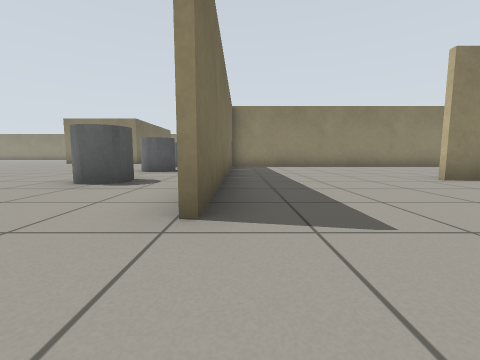
View 1 (above)

24 first-person views from a walk through a Gazebo world. The camera is 0.5 m above the floor, tilts 6° down and sees 90° across. The floor is counted in squares, 1 m on a side. Each view is taken from the middle of a square. On the plan, view 1 faces up. The plan holds only what a view shows up to about 9 squares ahead; the rest is blank. The place goes on beyond the plan.

View 2
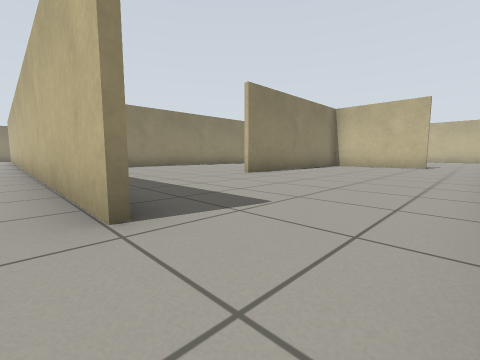

View 3
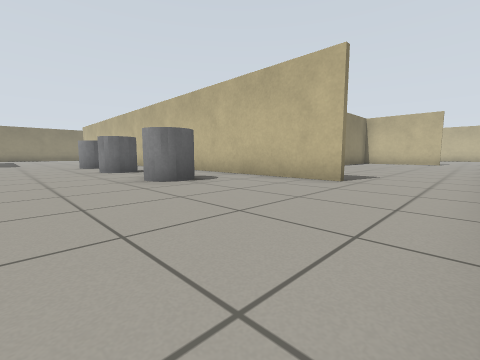

View 4
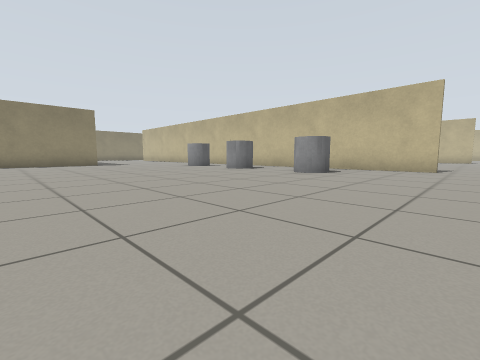

View 5
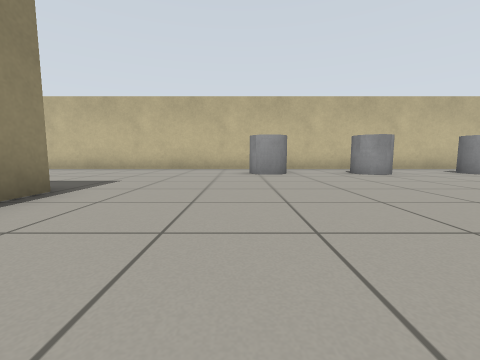

View 6
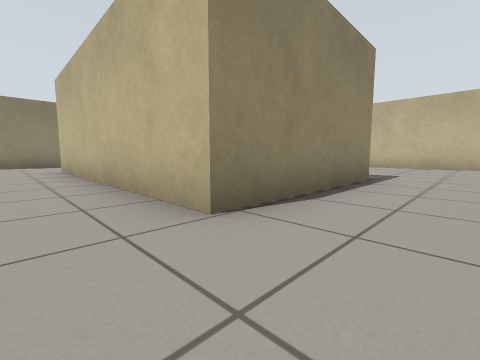

View 7
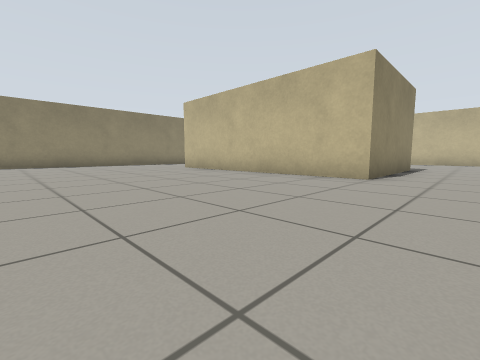

View 8
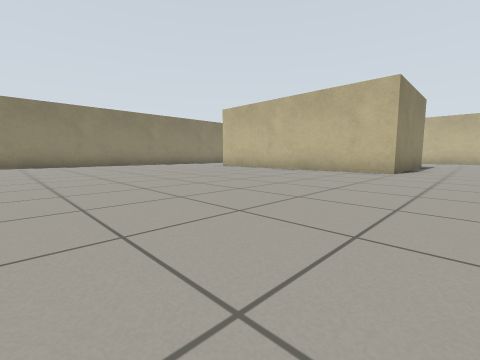

View 9
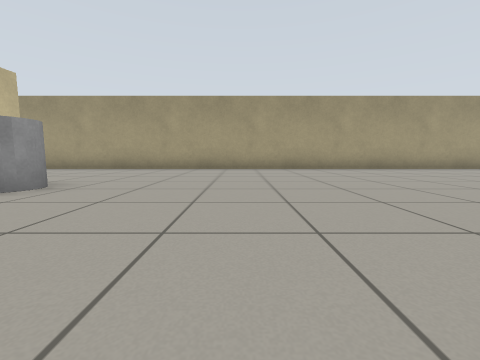

View 10
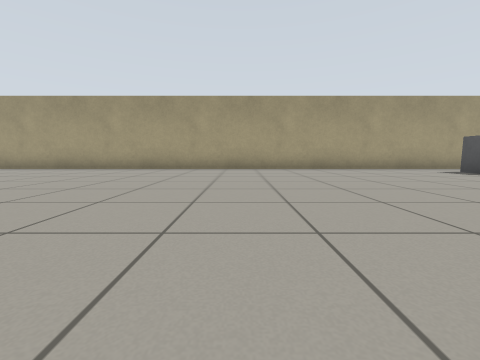

View 11
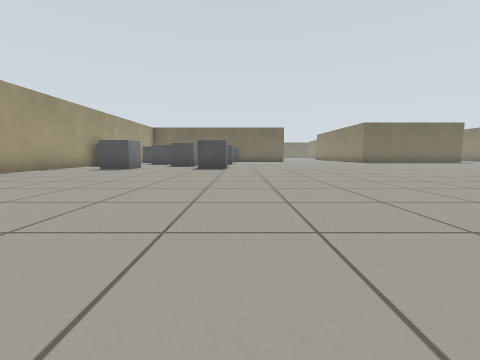

View 12
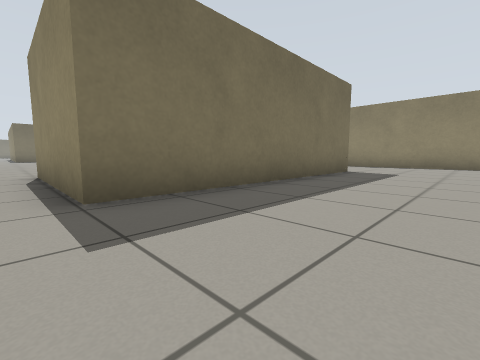

View 13
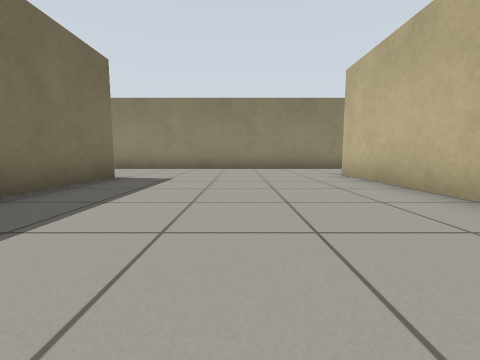

View 14
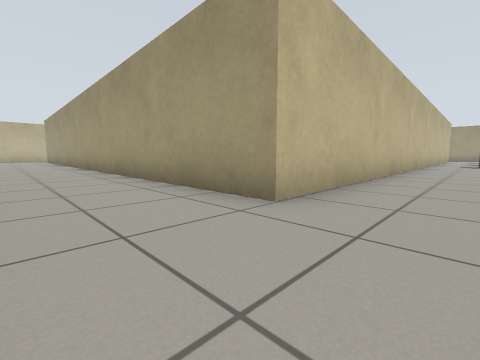

View 15
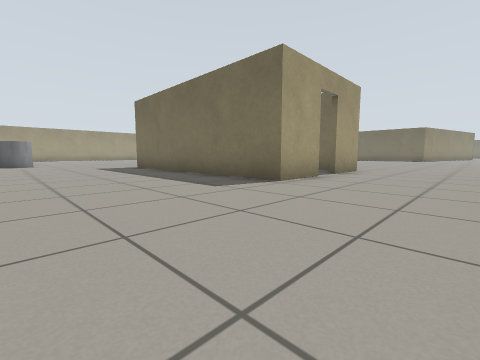

View 16
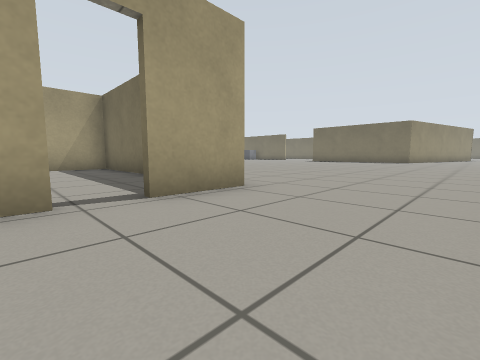

View 17
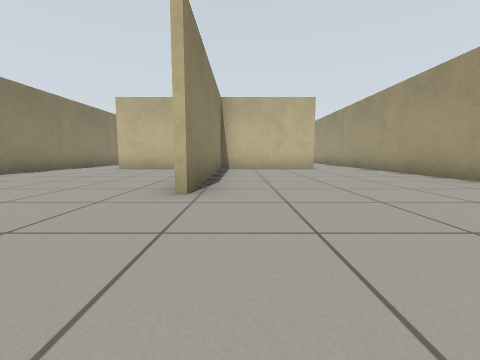

View 18
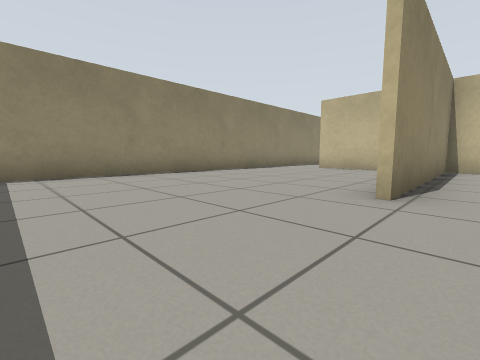

View 19
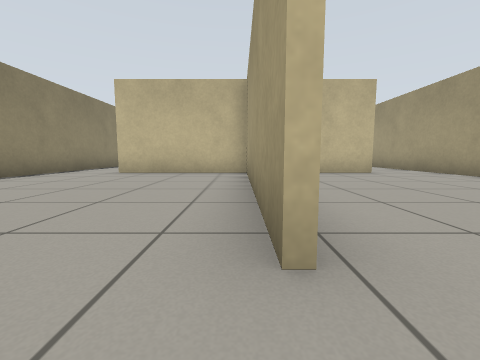

View 20
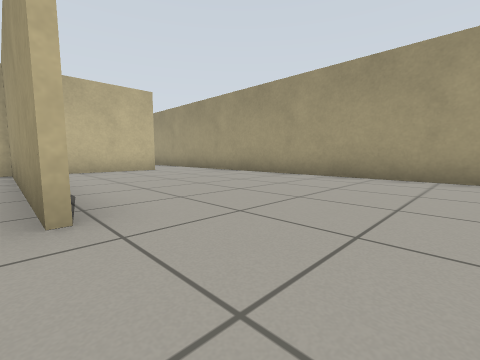

View 21
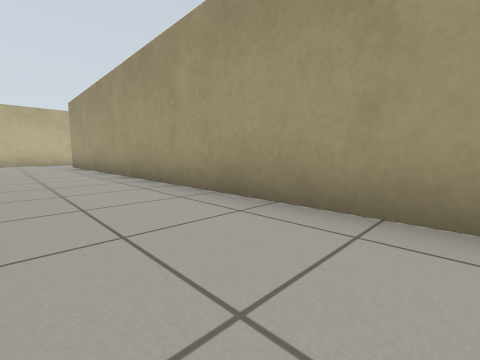

View 22
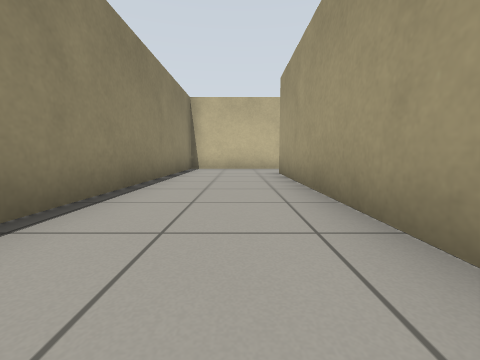

View 23
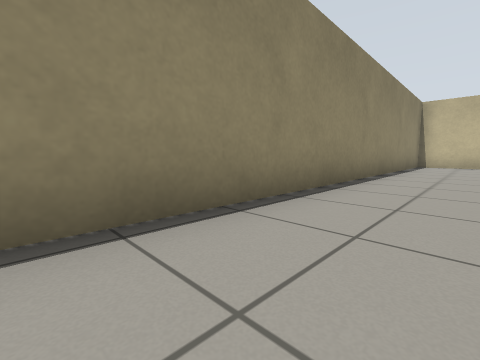

View 24
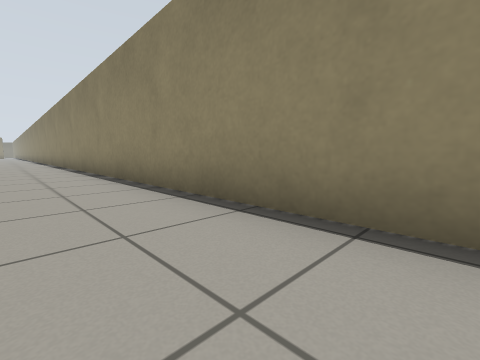

### Floor plan
Ten units are one square. View 1 is at (0, 0); x grows to the right and y downward. Boxes are objects, and circles mark ways between rooms. Rooms are numbered by the first view taken in them; rooms with no view inside come last. Other rooms are left out.
<svg viewBox="-180 -242 371 252">
<path fill="none" stroke="#000" d="M39 -48 96 -48M98 -47 39 -47M96 -13 96 -84M-5 5 105 5M-3 -91 -3 -17M105 -102 9 -102M-74 -203 -58 -203 -58 -136 -98 -136 -98 -203 -81 -203M-97 -237 -110 -237M-5 -18 -5 -209 166 -209M-137 -237 -170 -237M-175 5 -5 5M186 -205 186 -237 -76 -237M-96 -169 -96 -137 -80 -137M-96 -196 -96 -191"/>
<rect x="-175" y="-25" width="10" height="10" fill="#bbb"><title>grey box</title></rect>
<rect x="-175" y="-55" width="10" height="10" fill="#bbb"><title>grey box</title></rect>
<rect x="-35" y="-55" width="20" height="20" fill="#bbb"><title>grey cylinder</title></rect>
<rect x="-35" y="-85" width="20" height="20" fill="#bbb"><title>grey cylinder</title></rect>
<rect x="-35" y="-105" width="20" height="10" fill="#bbb"><title>grey cylinder</title></rect>
<circle cx="0" cy="-5" r="3" fill="#2a7"/>
<circle cx="-75" cy="-200" r="3" fill="#2a7"/>
<text x="50" y="-40">1</text>
<text x="-70" y="-120">2</text>
<text x="-80" y="-170">3</text>
</svg>
Room 1 opens to room 2. Room 2 opens to room 3.

Where each view was taken, in squares from view 1:
view 1: 0 up, 0 right, facing up
view 2: 0 up, 1 left, facing up-right
view 3: 0 up, 5 left, facing up-right
view 4: 1 up, 9 left, facing up-right
view 5: 11 up, 9 left, facing right
view 6: 12 up, 11 left, facing up-right
view 7: 12 up, 15 left, facing up-right
view 8: 12 up, 17 left, facing up-right
view 9: 8 up, 6 left, facing down
view 10: 8 up, 11 left, facing down
view 11: 6 up, 9 left, facing left
view 12: 13 up, 3 left, facing up-left
view 13: 15 up, 3 left, facing up
view 14: 23 up, 2 left, facing down-right
view 15: 23 up, 2 left, facing down-left
view 16: 23 up, 7 left, facing down-left
view 17: 4 up, 1 right, facing right
view 18: 4 up, 1 right, facing up-right
view 19: 5 up, 3 right, facing right
view 20: 5 up, 2 right, facing down-right
view 21: 23 up, 5 right, facing down-right
view 22: 22 up, 10 right, facing right
view 23: 22 up, 7 right, facing up-right
view 24: 22 up, 7 right, facing up-left
